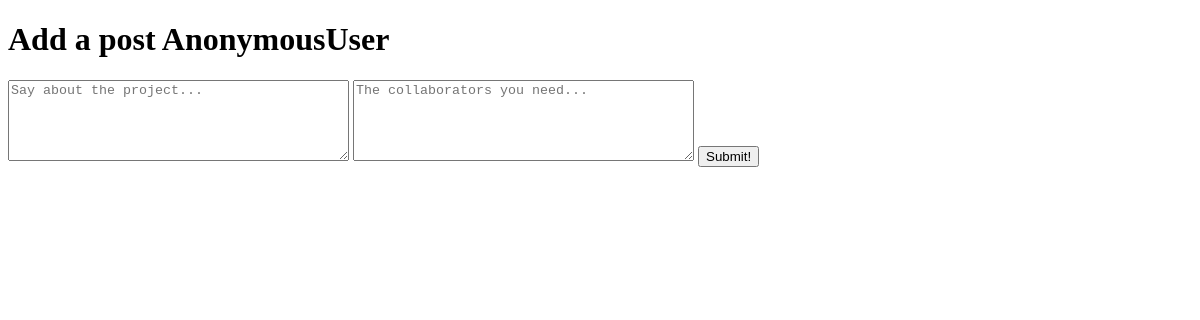
The app's page /collabsocial/, older data.
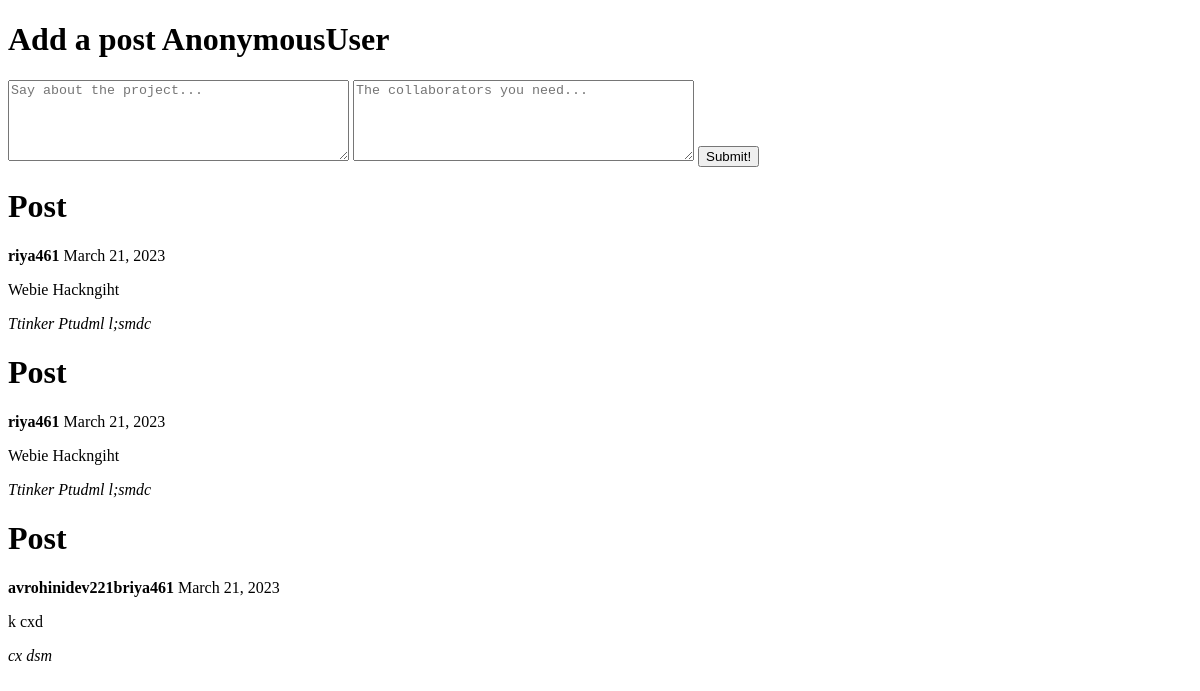
The same page, newer data.
### collabsocial/models.py (models this page shows)
class Post(models.Model):
    body = models.TextField()
    stacks = models.TextField()
    created_on = models.DateField(default=timezone.now)
    author = models.ForeignKey(User, on_delete=models.CASCADE)

### collabsocial/views.py (the view, shortened to what this page needs)
# urls.py: path('', PostListView.as_view(), name='post-list'),
class PostListView(View):
    def get(self, request, *args, **kwargs):
        posts = Post.objects.all().order_by('-created_on')
        form = PostForm()
        context = {
            'post_list' : posts,
            'form' :form,
            'name': request.user
        }
        return render(request, 'collabsocial/collab.html', context)

### collabsocial/forms.py
class PostForm(forms.ModelForm):
    body = forms.CharField(
        label='',
        widget=forms.Textarea(attrs={
        'rows' : '5',
        'placeholder': 'Say about the project...'
        })
    )
    stacks = forms.CharField(
        label='',
        widget=forms.Textarea(attrs={
        'rows' : '5',
        'placeholder': 'The collaborators you need...'
        })
    )
    class Meta:
        model = Post
        fields = ['body', 'stacks']

### templates/collabsocial/collab.html (shortened to what this page needs)
{% load static %}
<!DOCTYPE html>
<html lang="en">
<head>
</head>
<body>
    <div class="container">
        <div class="row justify-content-center mt-3">
            <div class="col-md-5 col-sm-12 border-bottom">
                <h1>
                        Add a post {{ name }}
                </h1>
                <form action="" method="post">
                    {{ form }}
                    <button type="submit">Submit!</button>
                </form>
            </div>
        </div>
        {% for post in post_list %}
        <div class="row justify-content-center mt-3">
            <div class="col-md-5 col-sm-12 border-bottom">
                <h1>
                        Post
                </h1>
                <p><strong>{{post.author }}</strong> {{ post.created_on }}</p>
                <p>{{ post.body }}</p>
                <p><i>
                {{ post.stacks }}
                </i></p>
            </div>
        </div>
        {% endfor %}
    </div>
</body>
</html>

Row changes from the older to the newer data that the page shows:
added Post: author "riya461", created_on "March 21, 2023", body "Webie Hackngiht", stacks "Ttinker Ptudml l;smdc"
added Post: author "riya461", created_on "March 21, 2023", body "Webie Hackngiht", stacks "Ttinker Ptudml l;smdc"
added Post: author "avrohinidev221briya461", created_on "March 21, 2023", body "k cxd", stacks "cx dsm"
